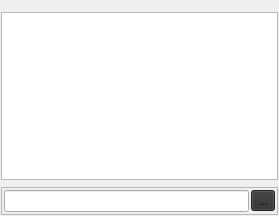
<?xml version="1.0" encoding="UTF-8"?>
<ui version="4.0">
 <class>QG_CommandWidget</class>
 <widget class="QWidget" name="QG_CommandWidget">
  <property name="geometry">
   <rect>
    <x>0</x>
    <y>0</y>
    <width>279</width>
    <height>216</height>
   </rect>
  </property>
  <property name="windowTitle">
   <string>Command Line</string>
  </property>
  <layout class="QVBoxLayout" stretch="2,30,1,4">
   <property name="spacing">
    <number>1</number>
   </property>
   <property name="leftMargin">
    <number>1</number>
   </property>
   <property name="topMargin">
    <number>1</number>
   </property>
   <property name="rightMargin">
    <number>1</number>
   </property>
   <property name="bottomMargin">
    <number>1</number>
   </property>
   <item>
    <spacer name="verticalSpacer">
     <property name="orientation">
      <enum>Qt::Vertical</enum>
     </property>
     <property name="sizeHint" stdset="0">
      <size>
       <width>20</width>
       <height>40</height>
      </size>
     </property>
    </spacer>
   </item>
   <item>
    <widget class="QG_CommandHistory" name="teHistory">
     <property name="minimumSize">
      <size>
       <width>0</width>
       <height>23</height>
      </size>
     </property>
     <property name="maximumSize">
      <size>
       <width>16777215</width>
       <height>240</height>
      </size>
     </property>
     <property name="focusPolicy">
      <enum>Qt::NoFocus</enum>
     </property>
     <property name="toolTip">
      <string>Command history and output</string>
     </property>
     <property name="lineWidth">
      <number>0</number>
     </property>
     <property name="horizontalScrollBarPolicy">
      <enum>Qt::ScrollBarAlwaysOff</enum>
     </property>
     <property name="documentTitle">
      <string notr="true"/>
     </property>
     <property name="undoRedoEnabled">
      <bool>false</bool>
     </property>
     <property name="readOnly">
      <bool>true</bool>
     </property>
     <property name="html">
      <string notr="true">&lt;!DOCTYPE HTML PUBLIC &quot;-//W3C//DTD HTML 4.0//EN&quot; &quot;http://www.w3.org/TR/REC-html40/strict.dtd&quot;&gt;
&lt;html&gt;&lt;head&gt;&lt;meta name=&quot;qrichtext&quot; content=&quot;1&quot; /&gt;&lt;style type=&quot;text/css&quot;&gt;
p, li { white-space: pre-wrap; }
&lt;/style&gt;&lt;/head&gt;&lt;body style=&quot; font-family:'SimSun'; font-size:9pt; font-weight:400; font-style:normal;&quot;&gt;
&lt;p style=&quot;-qt-paragraph-type:empty; margin-top:0px; margin-bottom:0px; margin-left:0px; margin-right:0px; -qt-block-indent:0; text-indent:0px; font-family:'Sans'; font-size:10pt;&quot;&gt;&lt;br /&gt;&lt;/p&gt;&lt;/body&gt;&lt;/html&gt;</string>
     </property>
     <property name="acceptRichText">
      <bool>false</bool>
     </property>
     <property name="linkUnderline" stdset="0">
      <bool>false</bool>
     </property>
    </widget>
   </item>
   <item>
    <spacer name="verticalSpacer_2">
     <property name="orientation">
      <enum>Qt::Vertical</enum>
     </property>
     <property name="sizeHint" stdset="0">
      <size>
       <width>20</width>
       <height>40</height>
      </size>
     </property>
    </spacer>
   </item>
   <item>
    <widget class="QFrame" name="frame">
     <property name="frameShape">
      <enum>QFrame::StyledPanel</enum>
     </property>
     <property name="frameShadow">
      <enum>QFrame::Raised</enum>
     </property>
     <layout class="QHBoxLayout" name="horizontalLayout">
      <property name="spacing">
       <number>2</number>
      </property>
      <property name="leftMargin">
       <number>2</number>
      </property>
      <property name="topMargin">
       <number>2</number>
      </property>
      <property name="rightMargin">
       <number>2</number>
      </property>
      <property name="bottomMargin">
       <number>2</number>
      </property>
      <item>
       <widget class="QG_CommandEdit" name="leCommand"/>
      </item>
      <item>
       <widget class="QToolButton" name="options_button">
        <property name="styleSheet">
         <string notr="true">background:#303030;</string>
        </property>
        <property name="text">
         <string>...</string>
        </property>
        <property name="icon">
         <iconset resource="../../../res/icons/icons.qrc">
          <normaloff>:/icons/options.svg</normaloff>:/icons/options.svg</iconset>
        </property>
        <property name="iconSize">
         <size>
          <width>12</width>
          <height>12</height>
         </size>
        </property>
        <property name="popupMode">
         <enum>QToolButton::InstantPopup</enum>
        </property>
        <property name="toolButtonStyle">
         <enum>Qt::ToolButtonIconOnly</enum>
        </property>
       </widget>
      </item>
     </layout>
    </widget>
   </item>
  </layout>
 </widget>
 <layoutdefault spacing="6" margin="11"/>
 <customwidgets>
  <customwidget>
   <class>QG_CommandHistory</class>
   <extends>QTextEdit</extends>
   <header>qg_commandhistory.h</header>
  </customwidget>
  <customwidget>
   <class>QG_CommandEdit</class>
   <extends>QLineEdit</extends>
   <header>qg_commandedit.h</header>
  </customwidget>
 </customwidgets>
 <resources>
  <include location="../../../res/icons/icons.qrc"/>
  <include location="../../../res/icons/icons.qrc"/>
 </resources>
 <connections/>
</ui>
